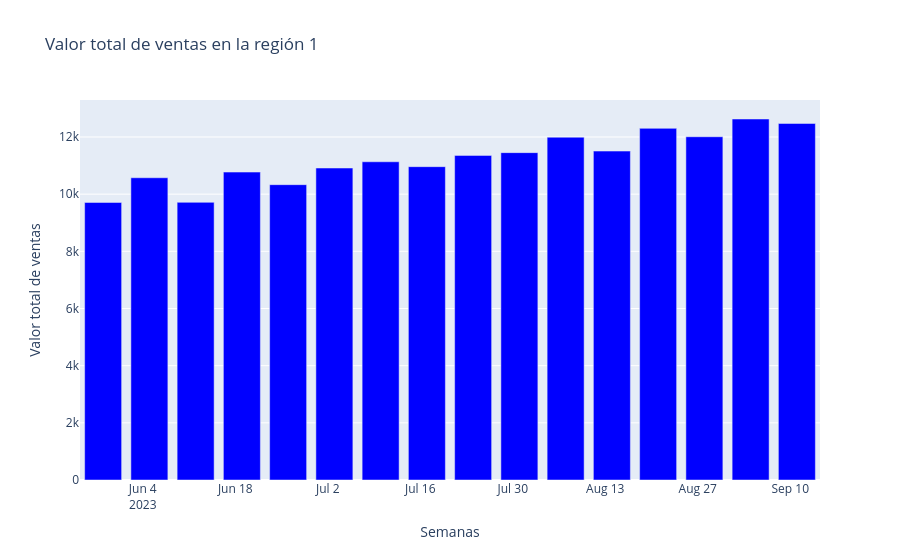

Notebook source saved alongside this figure:
### Code cell
#Gráfico del valor total de ventas en la región 1 por fechas
from plotly.subplots import make_subplots
import plotly.graph_objects as go
fig1=go.Figure()
fig1.add_trace(go.Bar(x=result['FECHA'],y=result['PREDICCIONES'],name='Valor total de ventas en la región 1',marker=dict(color='blue')))
fig1.update_layout(title='Valor total de ventas en la región 1',yaxis_title='Valor total de ventas',xaxis_title='Semanas')
fig1.show()

### Figure 1 — Plotly figure (JSON) as saved in the notebook; plotly's stock layout.template omitted (floating-point values rounded to 4 significant figures)
{"data": [{"marker": {"color": "blue"}, "name": "Valor total de ventas en la región 1", "type": "bar", "x": ["2023-05-29T00:00:00", "2023-06-05T00:00:00", "2023-06-12T00:00:00", "2023-06-19T00:00:00", "2023-06-26T00:00:00", "2023-07-03T00:00:00", "2023-07-10T00:00:00", "2023-07-17T00:00:00", "2023-07-24T00:00:00", "2023-07-31T00:00:00", "2023-08-07T00:00:00", "2023-08-14T00:00:00", "2023-08-21T00:00:00", "2023-08-28T00:00:00", "2023-09-04T00:00:00", "2023-09-11T00:00:00"], "y": [9710.0, 10570.0, 9714.0, 10770.0, 10330.0, 10910.0, 11130.0, 10960.0, 11360.0, 11450.0, 11990.0, 11510.0, 12300.0, 12010.0, 12630.0, 12470.0]}], "layout": {"autosize": true, "title": {"text": "Valor total de ventas en la región 1"}, "xaxis": {"autorange": true, "range": ["2023-05-25 12:00", "2023-09-14 12:00"], "title": {"text": "Semanas"}, "type": "date"}, "yaxis": {"autorange": true, "range": [0, 13290.0], "title": {"text": "Valor total de ventas"}, "type": "linear"}}}
